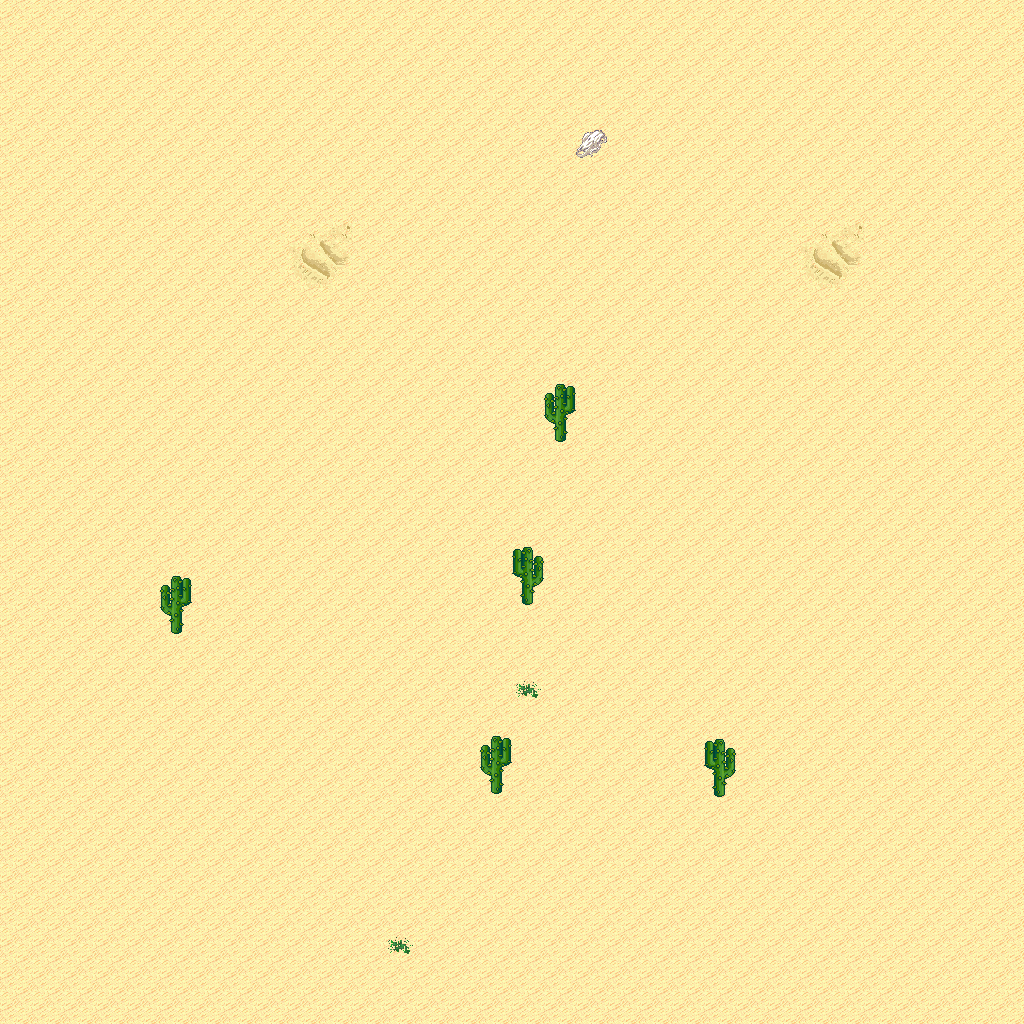

This game map was drawn from its Tiled (.tmx) file and the tilesets committed beside it. A one-line description and the trimmed map source follow:
An orthogonal 32x32 tile map with 32x32 px tiles, 5 tile layers (Ground, Objects, Objects2, Above, ...), 1 hidden layer not drawn, 6 tilesets.

<map version="1.10" tiledversion="1.11.0" orientation="orthogonal" renderorder="right-down" width="32" height="32" tilewidth="32" tileheight="32" infinite="0" nextlayerid="11" nextobjectid="1">
 <tileset firstgid="1" name="logic_collision" tilewidth="32" tileheight="32" tilecount="1" columns="1">
  <image source="../drawable/logic_collision.png" width="32" height="32" />
 </tileset>
 <tileset firstgid="2" name="terrain_desert" tilewidth="32" tileheight="32" tilecount="88" columns="8">
  <image source="../drawable/terrain_desert.png" width="256" height="352" />
 </tileset>
 <tileset firstgid="90" name="ground_sand_2" tilewidth="32" tileheight="32" tilecount="15" columns="5">
  <image source="../drawable/ground_sand_2.png" width="160" height="96" />
 </tileset>
 <tileset firstgid="105" name="plant_cactus_2" tilewidth="32" tileheight="32" tilecount="10" columns="5">
  <image source="../drawable/plant_cactus_2.png" width="160" height="64" />
 </tileset>
 <tileset firstgid="115" name="plant_cactus" tilewidth="32" tileheight="32" tilecount="2" columns="1">
  <image source="../drawable/plant_cactus.png" width="32" height="64" />
 </tileset>
 <tileset firstgid="117" name="plant_round_cactuses" tilewidth="32" tileheight="32" tilecount="20" columns="10">
  <image source="../drawable/plant_round_cactuses.png" width="320" height="64" />
 </tileset>
 <layer id="1" name="Ground" width="32" height="32">
  <data>[1024 cells, 1024 non-empty, 7 distinct tile ids]</data>
 </layer>
 <layer id="2" name="Objects" width="32" height="32">
  <data>[1024 cells, 5 non-empty, 2 distinct tile ids]</data>
 </layer>
 <layer id="3" name="Objects2" width="32" height="32">
  <data>[1024 cells, 0 non-empty, 0 distinct tile ids]</data>
 </layer>
 <layer id="4" name="Above" width="32" height="32">
  <data>[1024 cells, 5 non-empty, 2 distinct tile ids]</data>
 </layer>
 <layer id="5" name="Above2" width="32" height="32">
  <data>[1024 cells, 0 non-empty, 0 distinct tile ids]</data>
 </layer>
 <layer id="6" name="Walkable" width="32" height="32" visible="0">
  <data>[1024 cells, 6 non-empty, 1 distinct tile ids]</data>
 </layer>
 <objectgroup id="7" name="Mapevents" />
 <objectgroup id="8" name="Spawn" />
 <objectgroup id="9" name="Keys" />
 <objectgroup id="10" name="Replace" />
</map>
